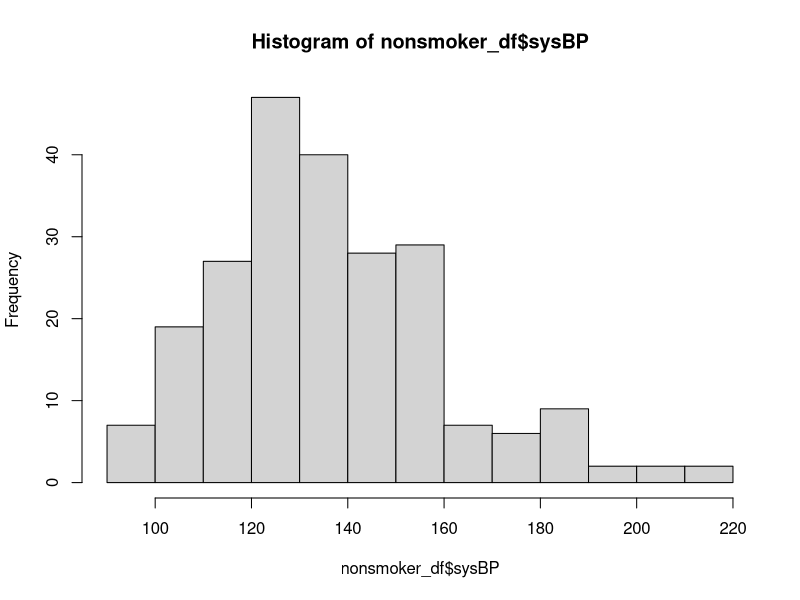
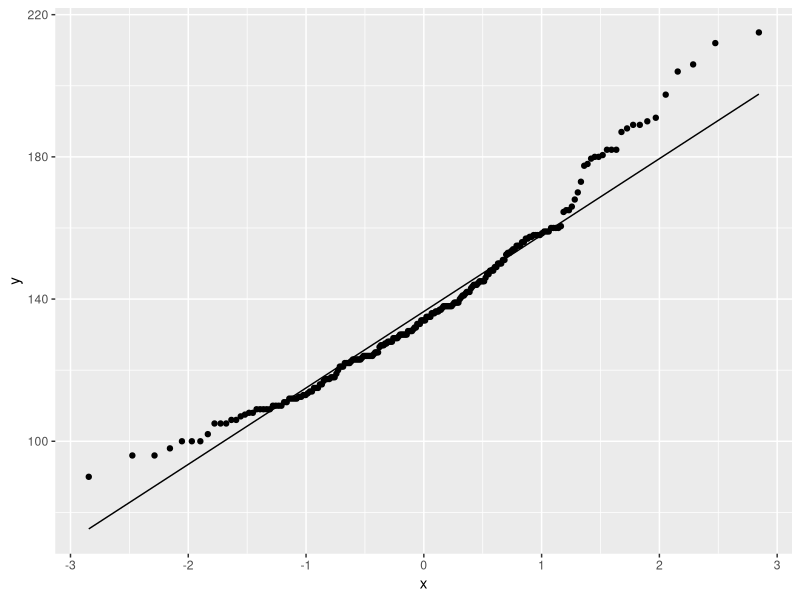

Here is the R script that generated these plots, in order: (Note: this script raises an error after producing the figures.)
#### ST 502 Final Project
## Tyler Pollard and Apostolos Stamenos
## 30 March 2022

## Load required libraries
library(tidyverse)
library(data.table)

## =========================================== PART 1 ===============================================
## Read in data
data <- fread("framingham_data.csv")

## Filter into smoker and nonsmoker data frames
# This dataset represents two independent samples of systolic blood pressure (sysBP) for 
# smokers (currentSmoker=1) and nonsmokers (currentSmoker=0) in the Framingham heart study
data <- data %>% 
  mutate(currentSmoker = if_else(currentSmoker == 1, 'Smoker', 'Nonsmoker'))
smoker_df <- data %>% filter(currentSmoker == "Smoker")
nonsmoker_df <- data %>% filter(currentSmoker == "Nonsmoker")

## Set alpha level for all tests
alpha <- 0.05

## Shared statistics
# Calculate number of data points in each group
n_nonsmoker <- length(nonsmoker_df$sysBP)
n_smoker <- length(smoker_df$sysBP)

# Calculate sample means
samp_mean_nonsmoker <- sum(nonsmoker_df$sysBP)/n_nonsmoker
samp_mean_smoker <- sum(smoker_df$sysBP)/n_smoker

# Calculate sample variances
samp_var_nonsmoker <- sum((nonsmoker_df$sysBP - samp_mean_nonsmoker)^2)/(n_nonsmoker - 1)
samp_var_smoker <- sum((smoker_df$sysBP - samp_mean_smoker)^2)/(n_smoker - 1)

## Pooled Two Sample t-test p-value method
df <- n_nonsmoker + n_smoker - 2

diff <- samp_mean_nonsmoker - samp_mean_smoker
D_0 <- 0

samp_var_pooled <- ((n_nonsmoker-1)*samp_var_nonsmoker+(n_smoker-1)*samp_var_smoker)/df

se_pooled <- (sqrt(samp_var_pooled)*sqrt(1/n_nonsmoker+1/n_smoker))
T_pooled <- (diff - D_0)/se_pooled
p_val_pooled <- 2*pt(T_pooled, df, lower.tail = FALSE)

## Pooled Two Sample t-test confidence interval method
t_quants <- qt(c(alpha/2, 1-alpha/2), df)
CI_pooled <- diff+se_pooled*t_quants

## Satterthwaite Approximation Two Sample t-test p-value method
# Calculate degrees of freedom for t test
nu <- (samp_var_nonsmoker/n_nonsmoker + samp_var_smoker/n_smoker)^2/(
  (samp_var_nonsmoker/n_nonsmoker)^2/(n_nonsmoker - 1) + (samp_var_smoker/n_smoker)^2/(n_smoker - 1)
)
nu <- floor(nu)

# Calculate observed t test statistic
t_obs_satterthwaite <- (samp_mean_nonsmoker - samp_mean_smoker)/sqrt(samp_var_nonsmoker/n_nonsmoker + samp_var_smoker/n_smoker)

# Calculate p-value
p_value_satterthwaite <- 2*pt(abs(t_obs_satterthwaite), df = nu, lower.tail = FALSE)

t.test(nonsmoker_df$sysBP, smoker_df$sysBP, var.equal = FALSE, conf.level = .95)
t.test(nonsmoker_df$sysBP, smoker_df$sysBP, var.equal = TRUE, conf.level = .95)

## Satterthwaite Approximation Two Sample t-test confidence interval method
se_satterthwaite <- sqrt(samp_var_nonsmoker/(n_nonsmoker) + samp_var_smoker/(n_smoker))
ci_satterthwaite <- c((samp_mean_nonsmoker - samp_mean_smoker) - qt(1-(alpha/2), df = nu)*se_satterthwaite,
                      (samp_mean_nonsmoker - samp_mean_smoker) + qt(1-(alpha/2), df = nu)*se_satterthwaite)
ci_satterthwaite

## Checking normal assumption
# Nonsmoker data
# Histogram
hist(nonsmoker_df$sysBP)

# Q-Q Plot
ggplot(data = nonsmoker_df, aes(sample = sysBP)) + 
  geom_qq() +
  geom_qq_line()

# ECDF vs CDF
nonsmoker_probs <- pnorm(sort(nonsmoker_df$sysBP), mean = ybar_1, sd = sqrt(s_var1))
nonsmoker_norm_df <- data.frame(x = sort(nonsmoker_df$sysBP), y = nonsmoker_probs)
ggplot(data = nonsmoker_df, aes(sysBP)) +
  stat_ecdf() +
  geom_line(data = nonsmoker_norm_df, aes(x = x, y = y)) 
  
# Smoker data
# Histogram
hist(smoker_df$sysBP)

# Q-Q Plot
ggplot(data = smoker_df, aes(sample = sysBP)) + 
  geom_qq() +
  geom_qq_line()

# ECDF vs CDF
smoker_probs <- pnorm(sort(smoker_df$sysBP), mean = ybar_2, sd = sqrt(s_var2))
smoker_norm_df <- data.frame(x = sort(smoker_df$sysBP), y = smoker_probs)
ggplot(data = smoker_df, aes(sysBP)) +
  stat_ecdf() +
  geom_line(data = smoker_norm_df, aes(x = x, y = y)) 

# Boxplot
ggplot(data = data, aes(x = currentSmoker, y = sysBP)) + 
  geom_boxplot()

summary(nonsmoker_df$sysBP)
summary(smoker_df$sysBP)

## 4
f_stat <- s_var1/s_var2
pf(f_stat, df1 = 225-1, df2 = 75-1, lower.tail = FALSE)


## =========================================== PART 2 ===============================================
## Varying parameters
# True variances
true_var1 <- c(1, 4, 9)
true_var2 <- 1

# Sample Sizes
n1 <- c(10, 30, 70)
n2 <- c(10, 30, 70)

# True mean difference mu1 - mu2
true_mean_diff <- c(-5, -1, 1, 5)

## Function to generate datasets for simulation study
generate_data <- function(replicates = 100, n1, n2, var1, var2, mean_difference, mu1 = 137) {
  nonsmokers <- matrix(NA, nrow = n1, ncol = replicates)
  smokers <- matrix(NA, nrow = n2, ncol = replicates)
  
  # Generate multiple datasets
  for(i in 1:replicates) {
    nonsmokers[, i] <- rnorm(n1, mu1, sqrt(var1))
    smokers[, i] <- rnorm(n2, mu1 - mean_difference, sqrt(var2))
  }
  return(list(nonsmokers = nonsmokers, smokers = smokers))
}

## Generate all possible data sets
generated_data_sets <- list()
for(i in true_var1){
  for(j in n1){
    for(k in n2){
      for(l in true_mean_diff){
        data_name <- paste0("var1=", i, ".", "var2=1.", "n1=", j, ".", "n2=", k, ".", "true_mean_diff=", l)
        generated_data_sets[[data_name]] <- generate_data(replicates = 100, n1 = j, n2 = k, var1 = i, var2 = 1, mean_difference = l, mu1 = 137)
      }
    }
  }
}

## Satterthwaite Approximation Two Sample t-test p-value method function
# Create function for calculating Satterthwaite p-value
satterthwaite_p_value <- function(data1, data2){
  # Determine number of data points in each data set
  n1 <- length(data1)
  n2 <- length(data2)
  
  # Calculate sample means
  samp_mean1 <- sum(data1)/n1
  samp_mean2 <- sum(data2)/n2
  
  # Calculate sample variances
  samp_var1 <- sum((data1 - samp_mean1)^2)/(n1 - 1)
  samp_var2 <- sum((data2 - samp_mean2)^2)/(n2 - 1)
  
  # Calculate degrees of freedom for t test
  nu <- (samp_var1/n1 + samp_var2/n2)^2/(
    (samp_var1/n1)^2/(n1 - 1) + (samp_var2/n2)^2/(n2 - 1)
  )
  nu <- floor(nu)
  
  # Calculate observed t test statistic under null hypothesis mu1 - mu2 = 0
  null_t_obs_satterthwaite <- (samp_mean1 - samp_mean2)/sqrt(samp_var1/n1 + samp_var2/n2)
  
  # Calculate p-value under null hypothesis mu1 - mu2 = 0
  null_p_value_satterthwaite <- 2*pt(abs(null_t_obs_satterthwaite), df = nu, lower.tail = FALSE)
  
  # Calculate observed t test statistic under alternative hypothesis mu1 - mu2 /= 0
  alt_t_obs_satterthwaite <- ((samp_mean1 - samp_mean2) - (-5))/sqrt(samp_var1/n1 + samp_var2/n2)
  
  # Calculate p-value under null hypothesis mu1 - mu2 = 0
  alt_p_value_satterthwaite <- 2*pt(abs(alt_t_obs_satterthwaite), df = nu, lower.tail = FALSE)
  alt_p_value_satterthwaite2 <- 1-((1-pt(abs(alt_t_obs_satterthwaite), df = nu, lower.tail = FALSE)) -
    pt(abs(alt_t_obs_satterthwaite), df = nu, lower.tail = FALSE))
  
  return(null_p_value_satterthwaite)
}

## Calculate Satterthwaite alpha values
satterthwaite_alpha_values <- vector("numeric", length = length(generated_data_sets))
for(m in 1:length(generated_data_sets)){
  simulated_p_values_satterthwaite <- vector("numeric", length = 100)
  for(n in 1:100){
    simulated_p_values_satterthwaite[n] <- satterthwaite_p_value(generated_data_sets[[m]]$nonsmokers[,n], generated_data_sets[[m]]$smokers[,n])
  }
  simulated_alpha <- sum(simulated_p_values_satterthwaite < 0.05)/length(simulated_p_values_satterthwaite)
  satterthwaite_alpha_values[m] <- simulated_alpha
}

simulated_alpha_df <- data.frame(test = names(generated_data_sets), alpha = satterthwaite_alpha_values)
##### Testing satterthwaite function
t1 <- generated_data_sets[[1]]$nonsmokers[,1]
t2 <- generated_data_sets[[1]]$smokers[,1]

n1 <- length(t1)
n2 <- length(t2)

# Calculate sample means
samp_mean1 <- sum(t1)/n1
samp_mean2 <- sum(t2)/n2

# Calculate sample variances
samp_var1 <- sum((t1 - samp_mean1)^2)/(n1 - 1)
samp_var2 <- sum((t2 - samp_mean2)^2)/(n2 - 1)

# Calculate degrees of freedom for t test
nu <- (samp_var1/n1 + samp_var2/n2)^2/(
  (samp_var1/n1)^2/(n1 - 1) + (samp_var2/n2)^2/(n2 - 1)
)
nu <- floor(nu)

# Calculate observed t test statistic
t_obs_satterthwaite <- (samp_mean1 - samp_mean2)/sqrt(samp_var1/n1 + samp_var2/n2)

# Calculate p-value
p_value_satterthwaite <- 2*pt(abs(t_obs_satterthwaite), df = nu, lower.tail = FALSE)
t.test(t1, t2, var.equal = FALSE)
##### end testing function

## Satterthwaite Approximation Two Sample t-test p-value method
## Satterthwaite Approximation Two Sample t-test confidence interval method